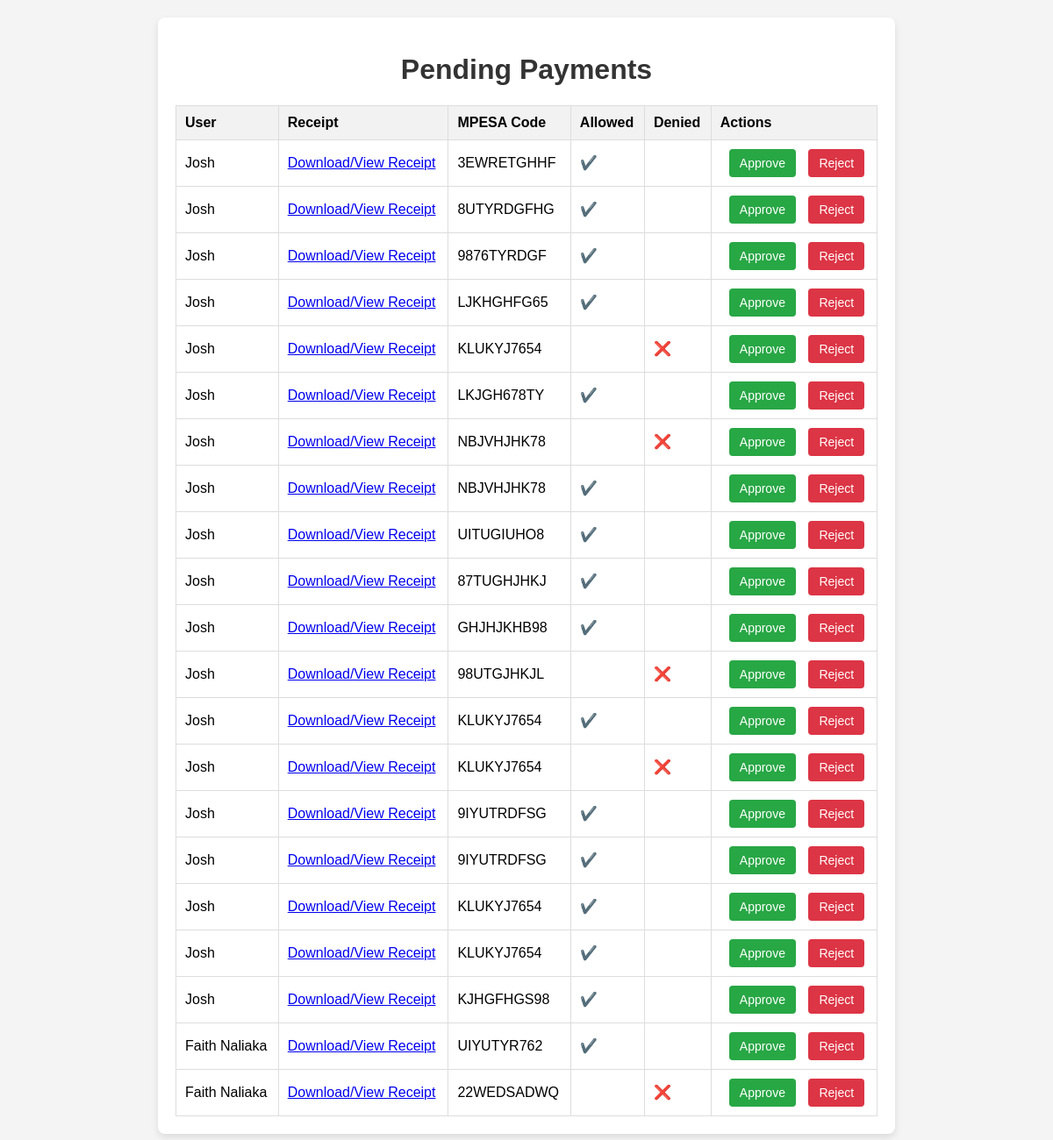
The app's page /pending_payments.php, older data.
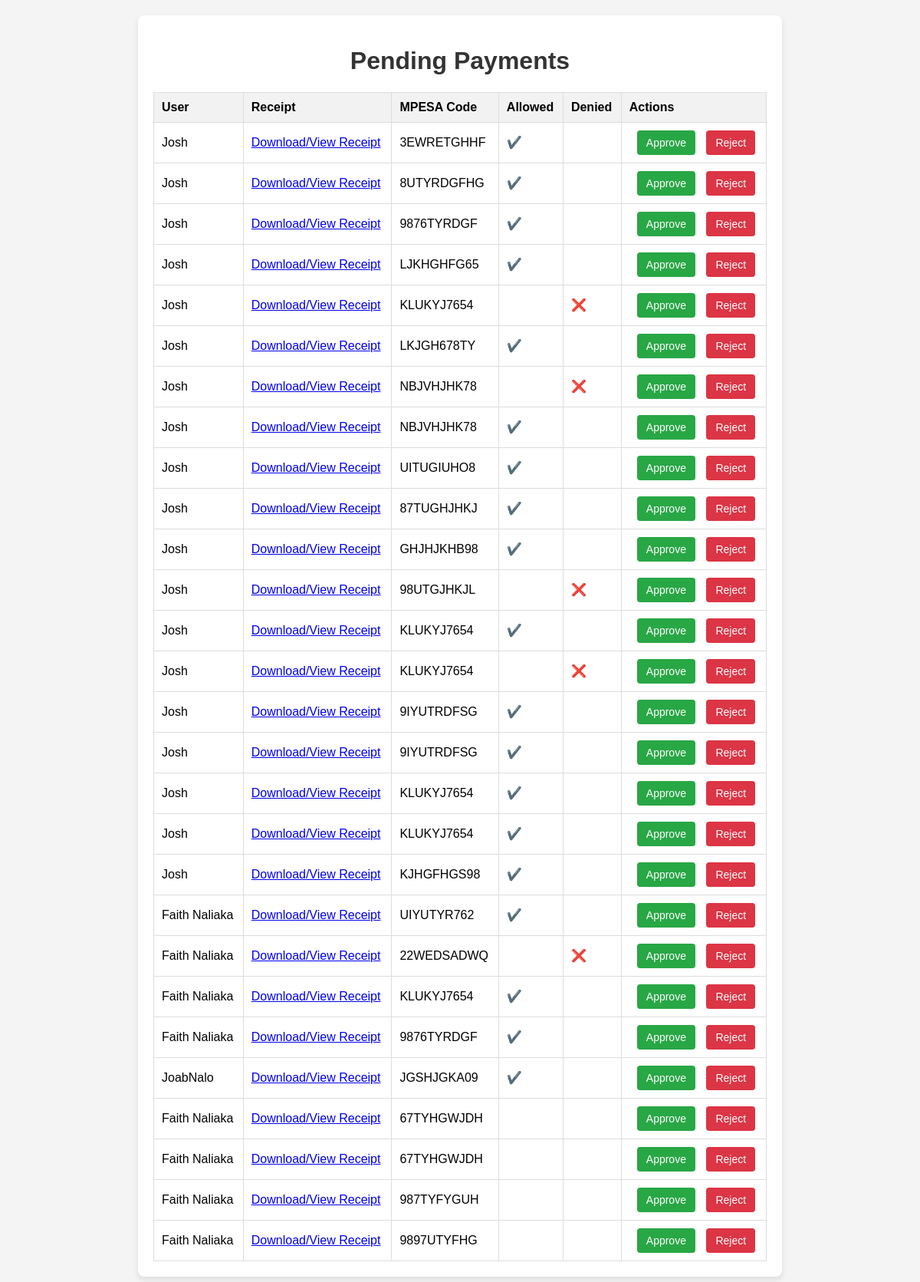
The same page, newer data.
### tables this page shows
CREATE TABLE `payments` (
  `id` int(11) NOT NULL,
  `fullname` varchar(255) DEFAULT NULL,
  `receipt_file` varchar(255) DEFAULT NULL,
  `status` enum('Pending','Approved','Rejected') DEFAULT 'Pending',
  `created_at` timestamp NOT NULL DEFAULT current_timestamp(),
  `mpesa_code` varchar(10) DEFAULT NULL,
  `approval_status` enum('Approved','Denied') DEFAULT NULL,
  `allowed` enum('Yes','No') DEFAULT 'No',
  `denied` enum('Yes','No') DEFAULT 'No'
);

### pending_payments.php (the view, shortened to what this page needs)
<?php
require_once 'connect.php';
$sql = "SELECT id, fullname, receipt_file, mpesa_code, approval_status, allowed, denied FROM payments WHERE status = 'Pending'";
$result = $conn->query($sql);
?>
<!DOCTYPE html>
<html lang="en">
<head>
</head>
<body>
    <div class="container">
        <h1>Pending Payments</h1>
        <div id="paymentTable">
            <?php if ($result->num_rows > 0): ?>
                <table>
                    <thead>
                        <tr>
                            <th>User</th>
                            <th>Receipt</th>
                            <th>MPESA Code</th>
                            <th>Allowed</th>
                            <th>Denied</th>
                            <th>Actions</th>
                        </tr>
                    </thead>
                    <tbody>
                        <?php while ($row = $result->fetch_assoc()): ?>
                            <tr>
                                <td><?php echo htmlspecialchars($row['fullname']); ?></td>
                                <td>
                                    <a href="uploads/<?php echo htmlspecialchars($row['receipt_file']); ?>" target="_blank" download>Download/View Receipt</a>
                                </td>
                                <td><?php echo htmlspecialchars($row['mpesa_code']); ?></td>
                                <td>
                                    <?php if ($row['allowed'] === 'Yes'): ?>
                                        <span class="tick">✔️</span>
                                    <?php else: ?>
                                        <span></span>
                                    <?php endif; ?>
                                </td>
                                <td>
                                    <?php if ($row['denied'] === 'Yes'): ?>
                                        <span class="cross">❌</span>
                                    <?php else: ?>
                                        <span></span>
                                    <?php endif; ?>
                                </td>
                                <td>
                                    <button class="btn btn-success" onclick="updatePaymentStatus(<?php echo htmlspecialchars($row['id']); ?>, 'approve')">Approve</button>
                                    <button class="btn btn-danger" onclick="updatePaymentStatus(<?php echo htmlspecialchars($row['id']); ?>, 'reject')">Reject</button>
                                </td>
                            </tr>
                        <?php endwhile; ?>
                    </tbody>
                </table>
            <?php else: ?>
                <div class="no-payments">
                    <p>No pending payments at the moment.</p>
                </div>
            <?php endif; ?>
        </div>
    </div>
</body>
</html>

### pending_payments.php (style rules this page uses)
body { font-family: Arial, sans-serif; background-color: #f4f4f4; margin: 0; padding: 0; }
.container { max-width: 800px; margin: 20px auto; background-color: #fff; padding: 20px; border-radius: 8px; box-shadow: 0 4px 8px rgba(0, 0, 0, 0.1); }
h1 { text-align: center; color: #333; }
table { width: 100%; border-collapse: collapse; margin-top: 20px; }
th, td { border: 1px solid #ddd; padding: 10px; text-align: left; }
th { background-color: #f2f2f2; }
.btn { padding: 8px 12px; border-radius: 4px; font-size: 14px; cursor: pointer; border: none; margin-left: 10px; }
.btn-success { background-color: #28a745; color: #fff; }
.btn-danger { background-color: #dc3545; color: #fff; }
.tick { color: green; font-weight: bold; }
.cross { color: red; font-weight: bold; }

Row changes from the older to the newer data that the page shows:
added payments: fullname "Faith Naliaka", mpesa_code "KLUKYJ7654"
added payments: fullname "Faith Naliaka", mpesa_code "9876TYRDGF"
added payments: fullname "JoabNalo", mpesa_code "JGSHJGKA09"
added payments: fullname "Faith Naliaka", mpesa_code "67TYHGWJDH"
added payments: fullname "Faith Naliaka", mpesa_code "67TYHGWJDH"
added payments: fullname "Faith Naliaka", mpesa_code "987TYFYGUH"
added payments: fullname "Faith Naliaka", mpesa_code "9897UTYFHG"
